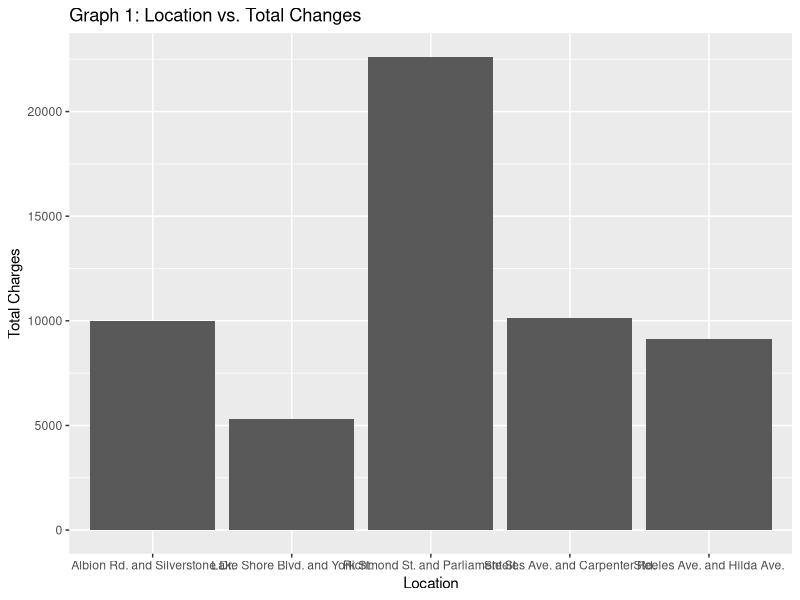

R code for this plot:
## ---- chunk 1
#| message: false
#| echo: false

### Workspace setup ###

# Install packages
# install.packages("tidyverse")
# install.packages("dplyr")
# install.packages("ggplot2")
# install.packages("kableExtra")

# Load packages
library(tidyverse)
library(dplyr)
library(ggplot2)
library(kableExtra)

# Read in cleaned data
cleaned_red_light_data <- read.csv("outputs/data/cleaned_red_light_data.csv")

## ---- chunk 2
#| echo: false 
# code not included in doc
#| warning: false 
# no warnings in the doc
#| message: false 
# no messages in the doc
  
### Stimulate data ###
table1 <- cleaned_red_light_data

# rename the columns 
colnames(table1) = c("Location", "2012", "2013", "2014", "2015", "2016", "2017", "2018", "2019", "2020", "2021", "2022")

# add a column for the sum of charges called Total_Charges  
table1$Total_Charges <- rowSums(sapply(table1[,2:12],function(x)as.numeric(as.character(x))))

# make table cuter
cutie <- kable(table1, format = 'latex', booktable = TRUE, caption = 'Total Number of Charges per Year Based on Location') %>% kable_styling(latex_options = 'scale_down')
cutie

## ---- chunk 3
#| echo: false 
# code not included in doc
#| warning: false 
# no warnings in the doc
#| message: false 
# no messages in the doc

# Want to plot location on x axis and sum charges  on y axis
# creating meaningful axies names, x is intersection and y is Total Charges
bar1 <- table1[,c(1,13)]
ggplot(table1 = bar1$Location) + geom_col(aes(x= table1$Location, y = table1$Total_Charges)) +labs(title = "Graph 1: Location vs. Total Changes", y = "Total Charges", x = "Location") 
